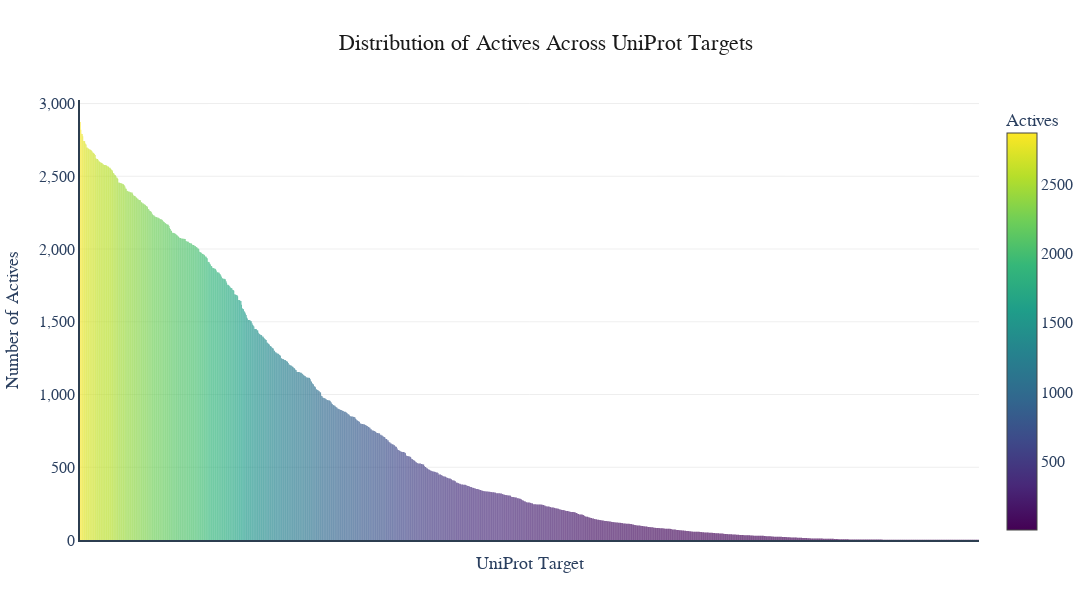

The code cell stored with this chart in its notebook:
### Markdown cell above
## Figure 4: Distribution of Actives Across UniProt Targets

Publication-ready visualization showing the number of actives per UniProt target:
- Sorted by number of actives (descending)
- Color gradient to show magnitude
- Interactive Plotly visualization

### Code cell
# Publication-ready distribution of actives per UniProt target
# Using the counts_df that was already loaded earlier

# Sort by number of actives (descending) for the full dataset
sorted_df = counts_df.sort_values('n_actives', ascending=False).reset_index(drop=True)

# Create color scale based on number of actives
import plotly.express as px

# Option 1: Full bar chart (all UniProts) - good for overview
fig_dist = go.Figure()

# Add bars with color gradient
fig_dist.add_trace(go.Bar(
    x=sorted_df['uniprot_id'],
    y=sorted_df['n_actives'],
    marker=dict(
        color=sorted_df['n_actives'],
        colorscale='Viridis',
        showscale=True,
        colorbar=dict(
            title=dict(
                text='Actives',
                font=dict(size=18, family='Arial'),
            ),
            tickfont=dict(size=16, family='Arial'),
        ),
        line=dict(width=0),
    ),
    hovertemplate='<b>%{x}</b><br>Actives: %{y:,}<extra></extra>',
))

# Update layout
fig_dist.update_layout(
    title=dict(
        text='Distribution of Actives Across UniProt Targets',
        font=dict(size=22, family='Arial', color='#1a1a1a'),
        x=0.5,
        xanchor='center',
    ),
    xaxis=dict(
        title=dict(text='UniProt Target', font=dict(size=18, family='Arial')),
        tickfont=dict(size=8, family='Arial'),
        tickangle=-90,
        showticklabels=False,  # Hide labels due to too many targets
        showgrid=False,
        linecolor='#2C3E50',
        linewidth=2,
    ),
    yaxis=dict(
        title=dict(text='Number of Actives', font=dict(size=18, family='Arial')),
        tickfont=dict(size=16, family='Arial'),
        tickformat=',',
        showgrid=True,
        gridcolor='rgba(200,200,200,0.3)',
        gridwidth=1,
        linecolor='#2C3E50',
        linewidth=2,
    ),
    plot_bgcolor='white',
    paper_bgcolor='white',
    margin=dict(l=80, r=100, t=100, b=60),
    width=1400,
    height=600,
    showlegend=False,
)

# Save outputs using centralized helper (includes SVG)
out_base = output_dir / "actives_distribution_by_uniprot"
save_plotly_figure(fig_dist, out_base, scale=3)

fig_dist.show()

### Figure 1 — Plotly figure (JSON) as saved in the notebook; plotly's stock layout.template omitted (floating-point values rounded to 4 significant figures; data arrays with more than 128 entries replaced by an {"elided": "..."} marker saying what was removed)
{"data": [{"hovertemplate": "<b>%{x}</b><br>Actives: %{y:,}<extra></extra>", "marker": {"color": {"elided": "1387 int values"}, "colorbar": {"tickfont": {"family": "Arial", "size": 16}, "title": {"font": {"family": "Arial", "size": 18}, "text": "Actives"}}, "colorscale": [[0, "#440154"], [0.1111, "#482878"], [0.2222, "#3e4989"], [0.3333, "#31688e"], [0.4444, "#26828e"], [0.5556, "#1f9e89"], [0.6667, "#35b779"], [0.7778, "#6ece58"], [0.8889, "#b5de2b"], [1, "#fde725"]], "line": {"width": 0}, "showscale": true}, "type": "bar", "x": {"elided": "1387 str values"}, "y": {"elided": "1387 int values"}}], "layout": {"height": 600, "margin": {"b": 60, "l": 80, "r": 100, "t": 100}, "paper_bgcolor": "white", "plot_bgcolor": "white", "showlegend": false, "title": {"font": {"color": "#1a1a1a", "family": "Arial", "size": 22}, "text": "Distribution of Actives Across UniProt Targets", "x": 0.5, "xanchor": "center"}, "width": 1400, "xaxis": {"linecolor": "#2C3E50", "linewidth": 2, "showgrid": false, "showticklabels": false, "tickangle": -90, "tickfont": {"family": "Arial", "size": 8}, "title": {"font": {"family": "Arial", "size": 18}, "text": "UniProt Target"}}, "yaxis": {"gridcolor": "rgba(200,200,200,0.3)", "gridwidth": 1, "linecolor": "#2C3E50", "linewidth": 2, "showgrid": true, "tickfont": {"family": "Arial", "size": 16}, "tickformat": ",", "title": {"font": {"family": "Arial", "size": 18}, "text": "Number of Actives"}}}}
